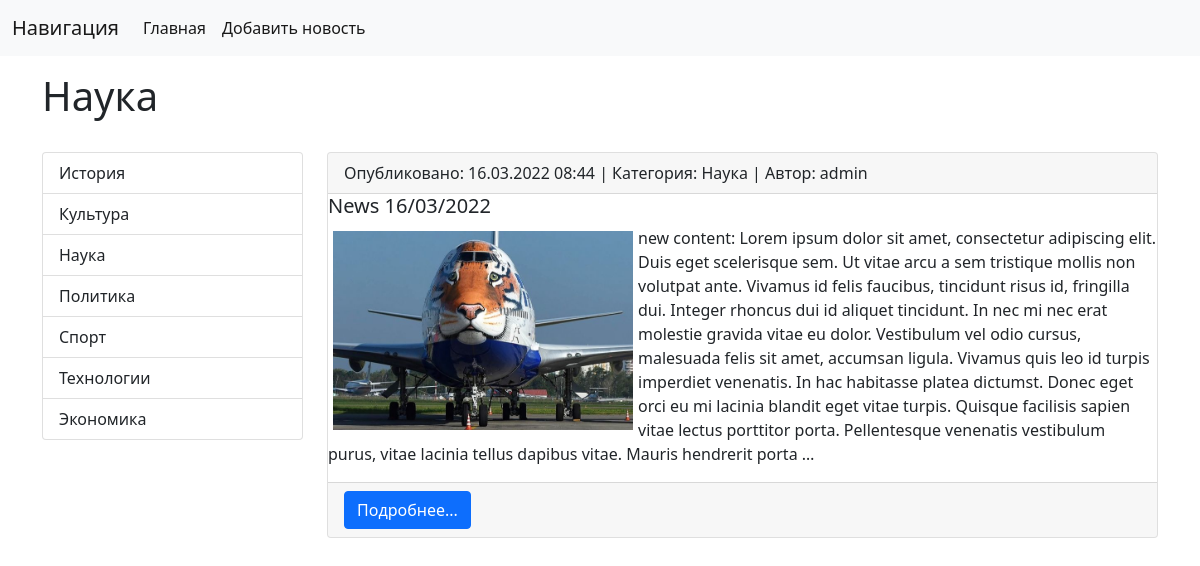
The page /news/category/3/ on the database its author committed.
### news/models.py (models this page shows, shortened)
class Category(models.Model):
    title = models.CharField(max_length=128, db_index=True, verbose_name='Категория')
    def __str__(self):
        return self.title
    class Meta:
        verbose_name = 'Категория'
        verbose_name_plural = 'Категории'
        ordering = ['title']

class News(models.Model):
    title = models.CharField(max_length=128, verbose_name='Наименование')
    content = models.TextField(blank=True, verbose_name='Контент')
    created_at = models.DateTimeField(auto_now_add=True, verbose_name='Дата публикации')
    updated_at = models.DateTimeField(auto_now=True, verbose_name='Обновлено')
    photo = models.ImageField(upload_to='photos/%Y/%m/%d', verbose_name='фото', blank=True)
    category = models.ForeignKey('Category', on_delete=models.PROTECT, null=True, verbose_name='Категория')
    is_published = models.BooleanField(default=True, verbose_name='Опубликовано')
    user = models.ForeignKey(User, verbose_name='Пользователь', on_delete=models.CASCADE)
    def get_absolute_url(self):
        return reverse('news_detail', kwargs={'pk': self.pk})
    class Meta:
        verbose_name = 'Новость'
        verbose_name_plural = 'Новости'
        ordering = ['-created_at']

### news/views.py (the view)
# urls.py: path('category/<int:category_id>/', get_category, name='category'),
def get_category(request, category_id):
    news = News.objects.filter(category=category_id, is_published=True)
    category = Category.objects.all()
    title = Category.objects.filter(pk=category_id)[0]
    data = {'news': news, 'category': category, 'title': title}
    return render(request, 'news/news_category.html', data)

### news/templates/news/news_category.html (shortened to what this page needs)
{% extends 'base.html' %}
{% block sidebar %}
    {% include 'inc/_sidebar.html' %}
{% endblock %}
{% block headline %}
    {{ title }}
{% endblock %}
{% block context %}
{% if news %}
    {% for item in news %}
        <div class="card mb-3">
            <div class="card-header">
                Опубликовано: {{ item.created_at|date:'d.m.Y H:i' }} | Категория: {{ item.category }} | Автор: {{ item.user }}
            </div>
            <div class="media">
                <h5 class="mt-0">{{ item.title }}</h5>
                <p>
                    {% if item.photo %}
                        <img src="{{ item.photo.url }}" alt="{{ item.title }} picture"
                            width="300" class="mr-3" align="left" vspace="5" hspace="5">
                    {% else %}
                        <img src="https://s1.1zoom.me/b5050/4/Cats_Kittens_Ginger_484195_3840x2400.jpg"
                             alt="default_kitten" width="300" class="mr-3"align="left" vspace="5" hspace="5">
                    {% endif %}
                    {{ item.content|truncatewords:100 }}
                </p>
            </div>
            <div class="card-footer text-muted">
                <a href="{{ item.get_absolute_url }}" class="btn btn-primary">Подробнее...</a>
            </div>
        </div>
    {% endfor%}
{% endif %}
{% endblock %}

### templates/inc/_sidebar.html
<div class="list-group">
    {% for item in category %}
        <a href="{% url 'category' item.pk %}" class="list-group-item list-group-item-action">{{ item.title }}</a>
    {% endfor %}
</div>

### templates/base.html (style rules this page uses)
a { text-decoration: none; }

### rows shown on the page
Category: title "Наука"
Category: title "История"
Category: title "Культура"
Category: title "Политика"
Category: title "Спорт"
Category: title "Технологии"
Category: title "Экономика"
News: created_at "16.03.2022 08:44", category "Наука", user "admin", title "News 16/03/2022", photo (picture), content "new content: Lorem ipsum dolor sit amet, consectetur adipiscing elit. Duis eget scelerisque sem. Ut vitae arcu a sem tristique mollis non volutpat ante. Vivamus id felis faucibus, tincidunt risus id, fringilla dui. Integer rhoncus dui id aliquet tincidunt. In nec mi nec erat molestie gravida vitae eu dolor. Vestibulum vel odio cursus, malesuada felis sit amet, accumsan ligula. Vivamus quis leo id turpis imperdiet venenatis. In hac habitasse platea dictumst. Donec eget orci eu mi lacinia blandit eget vitae turpis. Quisque facilisis sapien vitae lectus porttitor porta. Pellentesque venenatis vestibulum purus, vitae lacinia tellus dapibus vitae. Mauris hendrerit porta …"
